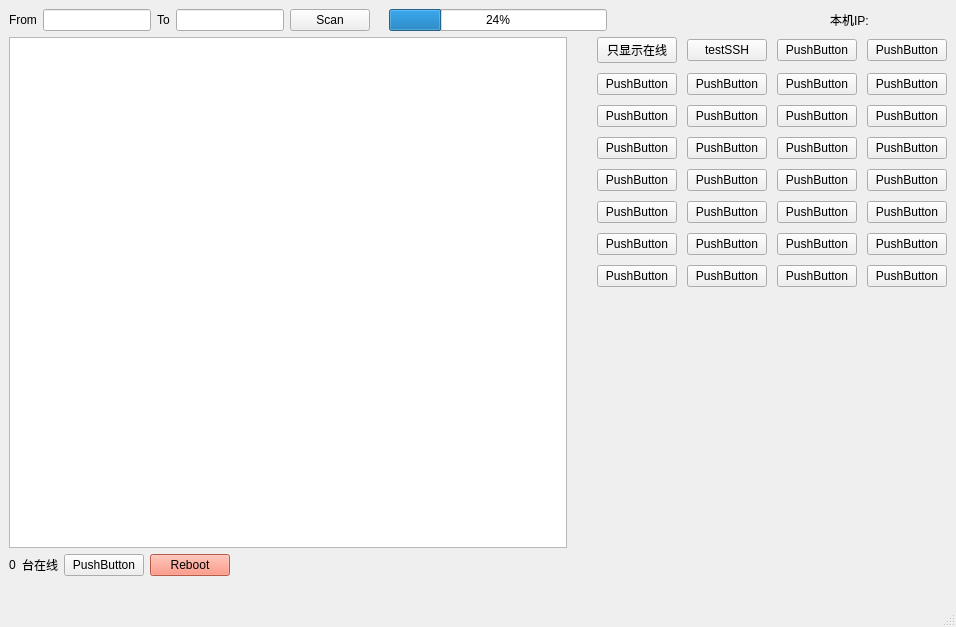
<?xml version="1.0" encoding="UTF-8"?>
<ui version="4.0">
 <class>MainWindow</class>
 <widget class="QMainWindow" name="MainWindow">
  <property name="geometry">
   <rect>
    <x>0</x>
    <y>0</y>
    <width>956</width>
    <height>627</height>
   </rect>
  </property>
  <property name="sizePolicy">
   <sizepolicy hsizetype="Expanding" vsizetype="Expanding">
    <horstretch>0</horstretch>
    <verstretch>0</verstretch>
   </sizepolicy>
  </property>
  <property name="windowTitle">
   <string>MainWindow</string>
  </property>
  <widget class="QWidget" name="centralwidget">
   <property name="sizePolicy">
    <sizepolicy hsizetype="Expanding" vsizetype="Expanding">
     <horstretch>0</horstretch>
     <verstretch>0</verstretch>
    </sizepolicy>
   </property>
   <layout class="QVBoxLayout" name="verticalLayout_3">
    <item>
     <layout class="QHBoxLayout" name="horizontalLayout">
      <property name="rightMargin">
       <number>10</number>
      </property>
      <item>
       <widget class="QLabel" name="label">
        <property name="text">
         <string>From</string>
        </property>
       </widget>
      </item>
      <item>
       <widget class="QLineEdit" name="lineEdit">
        <property name="sizePolicy">
         <sizepolicy hsizetype="Fixed" vsizetype="Fixed">
          <horstretch>0</horstretch>
          <verstretch>0</verstretch>
         </sizepolicy>
        </property>
       </widget>
      </item>
      <item>
       <widget class="QLabel" name="label_2">
        <property name="text">
         <string>To</string>
        </property>
       </widget>
      </item>
      <item>
       <widget class="QLineEdit" name="lineEdit_2">
        <property name="sizePolicy">
         <sizepolicy hsizetype="Fixed" vsizetype="Fixed">
          <horstretch>0</horstretch>
          <verstretch>0</verstretch>
         </sizepolicy>
        </property>
       </widget>
      </item>
      <item>
       <widget class="QPushButton" name="pushButton">
        <property name="text">
         <string>Scan</string>
        </property>
       </widget>
      </item>
      <item>
       <widget class="QLabel" name="loadingLabel">
        <property name="text">
         <string/>
        </property>
       </widget>
      </item>
      <item>
       <widget class="QProgressBar" name="progressBar">
        <property name="value">
         <number>24</number>
        </property>
       </widget>
      </item>
      <item>
       <spacer name="horizontalSpacer">
        <property name="orientation">
         <enum>Qt::Horizontal</enum>
        </property>
        <property name="sizeHint" stdset="0">
         <size>
          <width>0</width>
          <height>0</height>
         </size>
        </property>
       </spacer>
      </item>
      <item>
       <widget class="QLabel" name="label_3">
        <property name="text">
         <string>本机IP:</string>
        </property>
       </widget>
      </item>
      <item>
       <widget class="QLabel" name="label_local_ip">
        <property name="minimumSize">
         <size>
          <width>62</width>
          <height>0</height>
         </size>
        </property>
        <property name="text">
         <string/>
        </property>
       </widget>
      </item>
     </layout>
    </item>
    <item>
     <layout class="QHBoxLayout" name="horizontalLayout_2">
      <property name="spacing">
       <number>10</number>
      </property>
      <item>
       <widget class="QTableWidget" name="tableWidget">
        <property name="minimumSize">
         <size>
          <width>381</width>
          <height>300</height>
         </size>
        </property>
       </widget>
      </item>
      <item>
       <spacer name="horizontalSpacer_2">
        <property name="orientation">
         <enum>Qt::Horizontal</enum>
        </property>
        <property name="sizeType">
         <enum>QSizePolicy::Fixed</enum>
        </property>
        <property name="sizeHint" stdset="0">
         <size>
          <width>20</width>
          <height>20</height>
         </size>
        </property>
       </spacer>
      </item>
      <item>
       <layout class="QGridLayout" name="gridLayout">
        <property name="sizeConstraint">
         <enum>QLayout::SetFixedSize</enum>
        </property>
        <item row="4" column="0">
         <widget class="QPushButton" name="pushButton_5">
          <property name="text">
           <string>PushButton</string>
          </property>
         </widget>
        </item>
        <item row="7" column="0">
         <widget class="QPushButton" name="pushButton_31">
          <property name="text">
           <string>PushButton</string>
          </property>
         </widget>
        </item>
        <item row="2" column="3">
         <widget class="QPushButton" name="pushButton_19">
          <property name="text">
           <string>PushButton</string>
          </property>
         </widget>
        </item>
        <item row="4" column="4">
         <widget class="QPushButton" name="pushButton_27">
          <property name="text">
           <string>PushButton</string>
          </property>
         </widget>
        </item>
        <item row="5" column="4">
         <widget class="QPushButton" name="pushButton_33">
          <property name="text">
           <string>PushButton</string>
          </property>
         </widget>
        </item>
        <item row="3" column="4">
         <widget class="QPushButton" name="pushButton_26">
          <property name="text">
           <string>PushButton</string>
          </property>
         </widget>
        </item>
        <item row="7" column="1">
         <widget class="QPushButton" name="pushButton_8">
          <property name="text">
           <string>PushButton</string>
          </property>
         </widget>
        </item>
        <item row="6" column="0">
         <widget class="QPushButton" name="pushButton_2">
          <property name="text">
           <string>PushButton</string>
          </property>
         </widget>
        </item>
        <item row="7" column="3">
         <widget class="QPushButton" name="pushButton_24">
          <property name="text">
           <string>PushButton</string>
          </property>
         </widget>
        </item>
        <item row="8" column="4">
         <widget class="QPushButton" name="pushButton_16">
          <property name="text">
           <string>PushButton</string>
          </property>
         </widget>
        </item>
        <item row="0" column="4">
         <widget class="QPushButton" name="pushButton_17">
          <property name="text">
           <string>PushButton</string>
          </property>
         </widget>
        </item>
        <item row="4" column="1">
         <widget class="QPushButton" name="pushButton_12">
          <property name="text">
           <string>PushButton</string>
          </property>
         </widget>
        </item>
        <item row="0" column="1">
         <widget class="QPushButton" name="testSSH_Button">
          <property name="text">
           <string>testSSH</string>
          </property>
         </widget>
        </item>
        <item row="8" column="1">
         <widget class="QPushButton" name="pushButton_15">
          <property name="text">
           <string>PushButton</string>
          </property>
         </widget>
        </item>
        <item row="3" column="1">
         <widget class="QPushButton" name="pushButton_11">
          <property name="text">
           <string>PushButton</string>
          </property>
         </widget>
        </item>
        <item row="3" column="0">
         <widget class="QPushButton" name="pushButton_6">
          <property name="text">
           <string>PushButton</string>
          </property>
         </widget>
        </item>
        <item row="2" column="0">
         <widget class="QPushButton" name="pushButton_7">
          <property name="text">
           <string>PushButton</string>
          </property>
         </widget>
        </item>
        <item row="0" column="3">
         <widget class="QPushButton" name="pushButton_18">
          <property name="text">
           <string>PushButton</string>
          </property>
         </widget>
        </item>
        <item row="2" column="4">
         <widget class="QPushButton" name="pushButton_25">
          <property name="text">
           <string>PushButton</string>
          </property>
         </widget>
        </item>
        <item row="6" column="4">
         <widget class="QPushButton" name="pushButton_28">
          <property name="text">
           <string>PushButton</string>
          </property>
         </widget>
        </item>
        <item row="3" column="3">
         <widget class="QPushButton" name="pushButton_20">
          <property name="text">
           <string>PushButton</string>
          </property>
         </widget>
        </item>
        <item row="8" column="3">
         <widget class="QPushButton" name="pushButton_32">
          <property name="text">
           <string>PushButton</string>
          </property>
         </widget>
        </item>
        <item row="5" column="0">
         <widget class="QPushButton" name="pushButton_4">
          <property name="text">
           <string>PushButton</string>
          </property>
         </widget>
        </item>
        <item row="5" column="3">
         <widget class="QPushButton" name="pushButton_22">
          <property name="text">
           <string>PushButton</string>
          </property>
         </widget>
        </item>
        <item row="5" column="1">
         <widget class="QPushButton" name="pushButton_13">
          <property name="text">
           <string>PushButton</string>
          </property>
         </widget>
        </item>
        <item row="8" column="0">
         <widget class="QPushButton" name="pushButton_30">
          <property name="text">
           <string>PushButton</string>
          </property>
         </widget>
        </item>
        <item row="0" column="0">
         <widget class="QPushButton" name="showOnlineDevicesButton">
          <property name="text">
           <string>只显示在线</string>
          </property>
         </widget>
        </item>
        <item row="6" column="1">
         <widget class="QPushButton" name="pushButton_14">
          <property name="text">
           <string>PushButton</string>
          </property>
         </widget>
        </item>
        <item row="2" column="1">
         <widget class="QPushButton" name="pushButton_10">
          <property name="text">
           <string>PushButton</string>
          </property>
         </widget>
        </item>
        <item row="4" column="3">
         <widget class="QPushButton" name="pushButton_21">
          <property name="text">
           <string>PushButton</string>
          </property>
         </widget>
        </item>
        <item row="6" column="3">
         <widget class="QPushButton" name="pushButton_23">
          <property name="text">
           <string>PushButton</string>
          </property>
         </widget>
        </item>
        <item row="7" column="4">
         <widget class="QPushButton" name="pushButton_29">
          <property name="text">
           <string>PushButton</string>
          </property>
         </widget>
        </item>
        <item row="9" column="0">
         <spacer name="verticalSpacer_2">
          <property name="orientation">
           <enum>Qt::Vertical</enum>
          </property>
          <property name="sizeHint" stdset="0">
           <size>
            <width>20</width>
            <height>40</height>
           </size>
          </property>
         </spacer>
        </item>
       </layout>
      </item>
     </layout>
    </item>
    <item>
     <layout class="QHBoxLayout" name="horizontalLayout_3">
      <item>
       <widget class="QLabel" name="onlineCount_label">
        <property name="text">
         <string>0</string>
        </property>
       </widget>
      </item>
      <item alignment="Qt::AlignLeft">
       <widget class="QLabel" name="label_4">
        <property name="sizePolicy">
         <sizepolicy hsizetype="Fixed" vsizetype="Fixed">
          <horstretch>0</horstretch>
          <verstretch>0</verstretch>
         </sizepolicy>
        </property>
        <property name="text">
         <string>台在线</string>
        </property>
       </widget>
      </item>
      <item alignment="Qt::AlignLeft">
       <widget class="QPushButton" name="pushButton_34">
        <property name="sizePolicy">
         <sizepolicy hsizetype="Fixed" vsizetype="Fixed">
          <horstretch>0</horstretch>
          <verstretch>0</verstretch>
         </sizepolicy>
        </property>
        <property name="text">
         <string>PushButton</string>
        </property>
       </widget>
      </item>
      <item alignment="Qt::AlignLeft">
       <widget class="QPushButton" name="rebootButton">
        <property name="sizePolicy">
         <sizepolicy hsizetype="Fixed" vsizetype="Fixed">
          <horstretch>0</horstretch>
          <verstretch>0</verstretch>
         </sizepolicy>
        </property>
        <property name="toolTip">
         <string>Reboot devices</string>
        </property>
        <property name="autoFillBackground">
         <bool>false</bool>
        </property>
        <property name="styleSheet">
         <string notr="true">* { background-color: rgb(255,125,100) }</string>
        </property>
        <property name="text">
         <string>Reboot</string>
        </property>
       </widget>
      </item>
      <item>
       <spacer name="horizontalSpacer_3">
        <property name="orientation">
         <enum>Qt::Horizontal</enum>
        </property>
        <property name="sizeHint" stdset="0">
         <size>
          <width>40</width>
          <height>20</height>
         </size>
        </property>
       </spacer>
      </item>
     </layout>
    </item>
    <item>
     <spacer name="verticalSpacer">
      <property name="orientation">
       <enum>Qt::Vertical</enum>
      </property>
      <property name="sizeType">
       <enum>QSizePolicy::Fixed</enum>
      </property>
      <property name="sizeHint" stdset="0">
       <size>
        <width>20</width>
        <height>20</height>
       </size>
      </property>
     </spacer>
    </item>
   </layout>
  </widget>
  <widget class="QMenuBar" name="menubar">
   <property name="geometry">
    <rect>
     <x>0</x>
     <y>0</y>
     <width>956</width>
     <height>23</height>
    </rect>
   </property>
  </widget>
  <widget class="QStatusBar" name="statusbar"/>
 </widget>
 <resources/>
 <connections/>
</ui>
